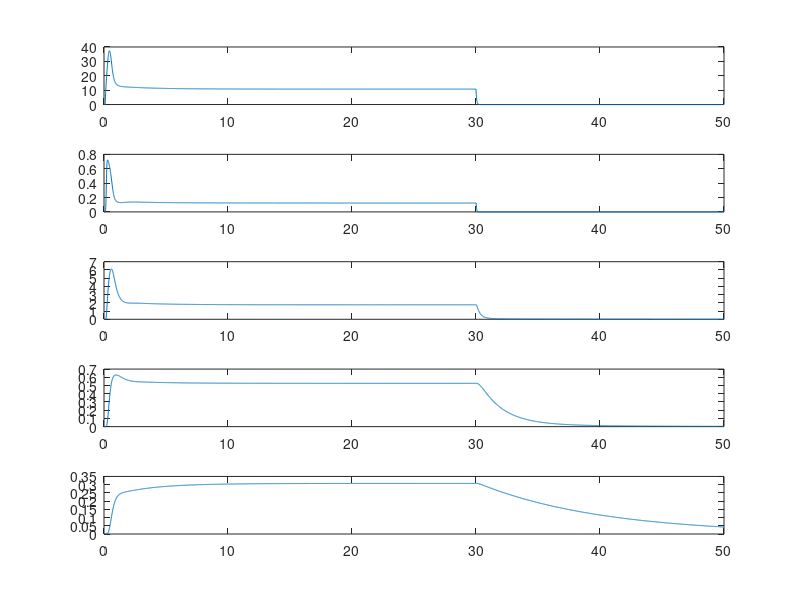

Write MATLAB code to recreate this figure.
clear all
cAMP(1) = .1*10^-6;
CNG(1) = .1*10^-6;
Ca(1) = .1*10^-6;
CaBP(1) = .1*10^-6;
CaCaM(1) = .1*10^-6;
dt = .01;

for t = 1:5000
    if 10 <= t && t <= 3000
        u = 200;
    else
        u = 0;
    end
    
    dcAMP = (2*.63*CNG(t)) - (2*.08*cAMP(t)^2*(.74-CNG(t))) - (3.16*cAMP(t)) - (47.02*cAMP(t)*CaCaM(t)) + u;
    dCNG = (.08*cAMP(t)^2*(.74-CNG(t))) - (.63*CNG(t)) - (163.17*CNG(t)*CaBP(t)^2);
    dCa = (47.29*CNG(t)) - (3.32*Ca(t)) - (.84*Ca(t)*(.74-CaBP(t))) + (.6*CaBP(t)) - (2*.01*Ca(t)^2*(1.3-CaCaM(t))) + (2*.1*CaCaM(t));
    dCaBP = (.84*Ca(t)*(.74-CaBP(t))) - (.6*CaBP(t));
    dCaCaM = (.01*Ca(t)^2*(1.3-CaCaM(t))) - (.1*CaCaM(t));
    
    cAMP(t+1) = cAMP(t) + dcAMP*dt;
    CNG(t+1) = CNG(t) + dCNG*dt;
    Ca(t+1) = Ca(t) + dCa*dt;
    CaBP(t+1) = CaBP(t) + dCaBP*dt;
    CaCaM(t+1) = CaCaM(t) + dCaCaM*dt;
    
    
end

subplot(5,1,1)
plot(0:.01:50,cAMP)

subplot(5,1,2)
plot(0:.01:50,CNG)

subplot(5,1,3)
plot(0:.01:50,Ca)

subplot(5,1,4)
plot(0:.01:50,CaBP)

subplot(5,1,5)
plot(0:.01:50,CaCaM)